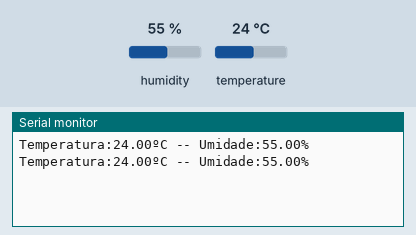
This sketch was run on a simulated Arduino Uno, built with avr-gcc and run on an emulated ATmega328P. On the bench: the last lines printed to the serial monitor. Inputs (shaded band) come from the test bench; at power-on: humidity 55 %, temperature 24 °C.

Above: at 5.8 s.
5.9 s: humidity set to 22 %
At 10.8 s:
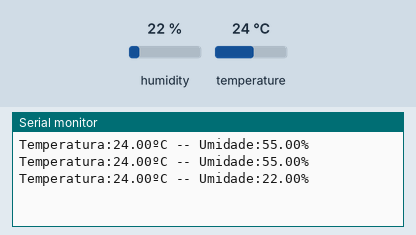
11.9 s: temperature set to 12 °C
At 16.0 s:
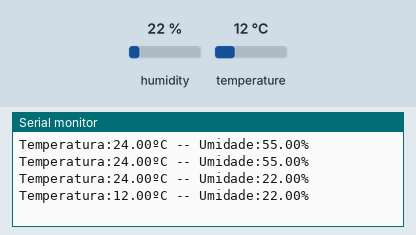
17.9 s: humidity set to 40 %
At 21.2 s:
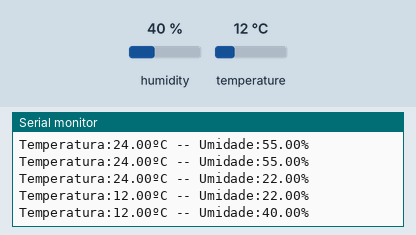
Timing chart, 0 to 22.7 s (numbered marks = the images above; inputs shaded):
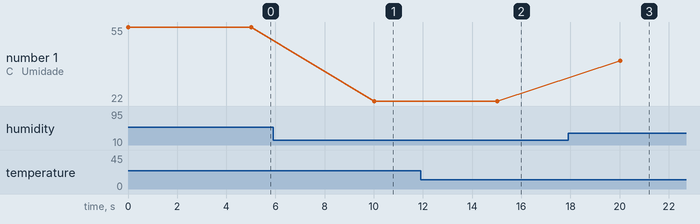

Measured:
- after the input at 5.9 s, the serial monitor: prints a new line after 4.1 s (image 1)
- after the input at 11.9 s, the serial monitor: prints a new line after 3.1 s (image 2)
- after the input at 17.9 s, the serial monitor: prints a new line after 2.1 s (image 3)
- plotted number 1: 55 → 22 after the input at 5.9 s, 22 → 40 after the input at 17.9 s

The sketch:

sketch.ino
```cpp
#include <DHT.h>

//Definição do sensor DHT
#define DHTPIN 2
#define DHTTYPE DHT22

DHT dht(DHTPIN,DHTTYPE);

void setup() {
Serial.begin(9600);
dht.begin();
}

void loop() {
 float temperatura = dht.readTemperature();
 float umidade = dht.readHumidity();

//Impressão na tela
 Serial.print("Temperatura:");
 Serial.print(temperatura);
 Serial.print("ºC");
 Serial.print(" -- Umidade:");
 Serial.print(umidade);
 Serial.println("%");

delay(5000);
}
```
